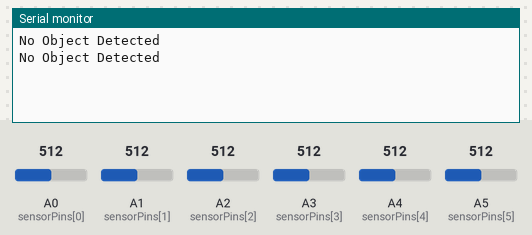
A sketch run on a simulated Arduino Uno, built with avr-gcc and run on an emulated ATmega328P. Parts: the last lines printed to the serial monitor. Inputs (shaded band) come from the test bench; at power-on: A0 (sensorPins[0]) = 512, A1 (sensorPins[1]) = 512, A2 (sensorPins[2]) = 512, A3 (sensorPins[3]) = 512, A4 (sensorPins[4]) = 512, A5 (sensorPins[5]) = 512.

Above: at 2.8 s.
2.9 s: A0 (sensorPins[0]) set to 215
At 5.2 s:
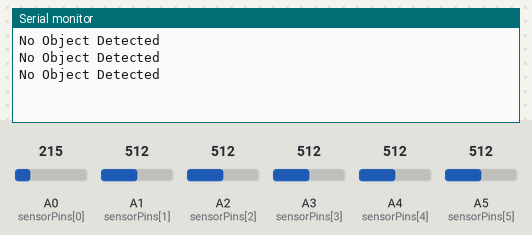
5.6 s: A0 (sensorPins[0]) set to 186
At 6.9 s:
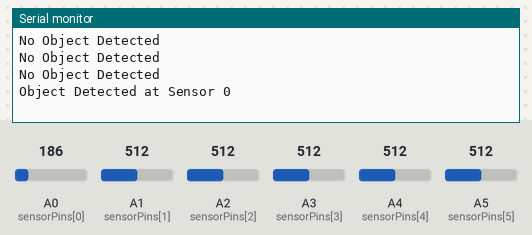

Measured:
- the behaviour switches between 200 and 199 on A0 (sensorPins[0]) (found by bisection; images 1 and 2)
- after the input at 5.6 s, the serial monitor: prints a new line after 0.40 s (image 2)

The sketch:

6_ir_sensor.ino
```cpp
#define NUM_SENSORS 6  // Total number of IR sensors
#define THRESHOLD 200  // Adjust based on testing

int sensorPins[NUM_SENSORS] = {A0, A1, A2, A3, A4, A5};  // IR sensor pins

void setup() {
    Serial.begin(9600);
}

void loop() {
    bool objectDetected = false;

    for (int i = 0; i < NUM_SENSORS; i++) {
        int sensorValue = analogRead(sensorPins[i]);  // Read each sensor

        if (sensorValue < THRESHOLD) {
            Serial.print("Object Detected at Sensor ");
            Serial.println(i);
            objectDetected = true;
        }
    }

    if (!objectDetected) {
        Serial.println("No Object Detected");
    }

    delay(2000);  // Delay for stability
}
```
